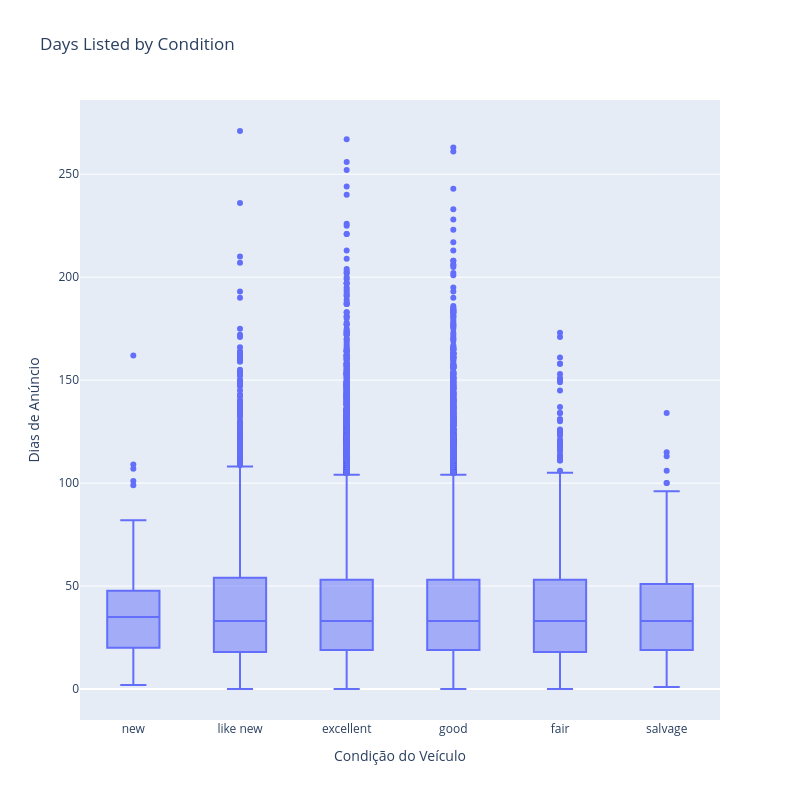

Write notebook code for a chart like this one.
### Code cell
fig = px.box(
    vehicles, 
    x="condition", 
    y="days_listed", 
    title="Days Listed by Condition",
    width=800,
    height=800,
    labels={'days_listed': 'Dias de Anúncio', 'condition': 'Condição do Veículo'},
    category_orders={"condition": ['new', 'like new', 'excellent', 'good', 'fair', 'salvage']}
)

fig.show()

### Figure 1 — Plotly figure (JSON) as saved in the notebook; plotly's stock layout.template omitted (floating-point values rounded to 4 significant figures; data arrays with more than 128 entries replaced by an {"elided": "..."} marker saying what was removed)
{"data": [{"alignmentgroup": "True", "hovertemplate": "Condição do Veículo=%{x}<br>Dias de Anúncio=%{y}<extra></extra>", "legendgroup": "", "marker": {"color": "#636efa"}, "name": "", "notched": false, "offsetgroup": "", "orientation": "v", "showlegend": false, "type": "box", "x": {"elided": "51525 str values"}, "x0": " ", "xaxis": "x", "y": {"elided": "51525 int values"}, "y0": " ", "yaxis": "y"}], "layout": {"boxmode": "group", "height": 800, "legend": {"tracegroupgap": 0}, "title": {"text": "Days Listed by Condition"}, "width": 800, "xaxis": {"anchor": "y", "categoryarray": ["new", "like new", "excellent", "good", "fair", "salvage"], "categoryorder": "array", "domain": [0, 1], "title": {"text": "Condição do Veículo"}}, "yaxis": {"anchor": "x", "domain": [0, 1], "title": {"text": "Dias de Anúncio"}}}}
